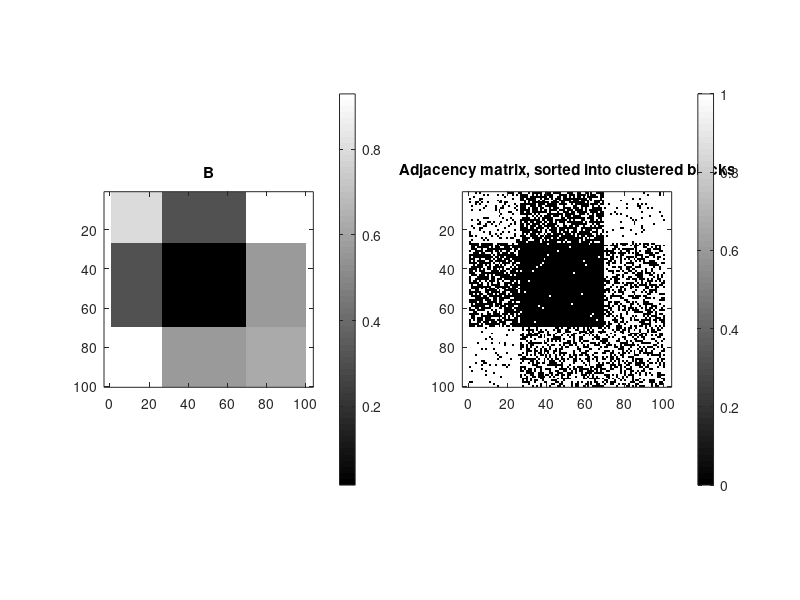

Here is the MATLAB script that generated this plot: (Note: this script raises an error after producing the figure.)
% You should sample a graph from some model with some size, number of 
% vertices, and some clusters
% compute likelihood for same model with true number of clusters
% compute likelihood for same model with some other number of clusters
% report on the results (pictures, words, code)


%% SBM

n = 100; % #vertices

K1 = 3; % true number of classes/clusters
B = triu(rand(K1));
B = B + tril(B',-1); %symmetric block matrix with probabilites for an edge within (on the diagonal) and between (off diagonal) clusters

clusters = sort(floor(rand(n,1) * K1) + 1); % cluster vertices

probability_edge = zeros(n); % sample a graph given known clusters of vertices
for i = 1:K1
    for j = 1:K1
        probability_edge(clusters == i,clusters == j) = B(i,j);
    end
end

A = triu(rand(n));
A = A + tril(A',-1);
A = A < probability_edge; %sample the adjacency matrix according to B

figure('Position',[500 300 800 300]);
subplot(1,2,1);
imagesc(probability_edge);
colormap gray, axis equal tight; 
title('B');colorbar


subplot(1,2,2);
imagesc(A);
colormap gray, axis equal tight;
title('Adjacency matrix, sorted into clustered blocks');colorbar


%% Log LiK1elihood with with true number of clusters

loglikA_K1=A*log(probability_edge)+(1-A)*log(1-probability_edge);
sumloglikA_K1=sum(loglikA(:))

%% Log LiK1elihood with false number of clusters

K0 = K1 + 1; %false number of clusters
%(notation: 0 for false, 1 for true);

B0 = triu(rand(K0));
B0 = B0 + tril(B0',-1); %symmetric block matrix with probabilites for an edge within (on the diagonal) and between (off diagonal) clusters

clusters0 = sort(floor(rand(n,1) * K0) + 1); % cluster vertices

probability_edge0 = zeros(n); % Construct distributions of each edges
for i = 1:K0
    for j = 1:K0
        probability_edge0(clusters0 == i,clusters0 == j) = B0(i,j);
    end
end



figure('Position',[200 300 1200 300]);
subplot(1,3,1);
imagesc(probability_edge);
colormap gray, axis equal tight; 
title('True B');colorbar

subplot(1,3,2);
imagesc(probability_edge0);
colormap gray, axis equal tight; 
title('B based on false number of clusters');colorbar

subplot(1,3,3);
imagesc(A);
colormap gray, axis equal tight;
title('Adjacency matrix, sorted into true clustered blocks');colorbar
